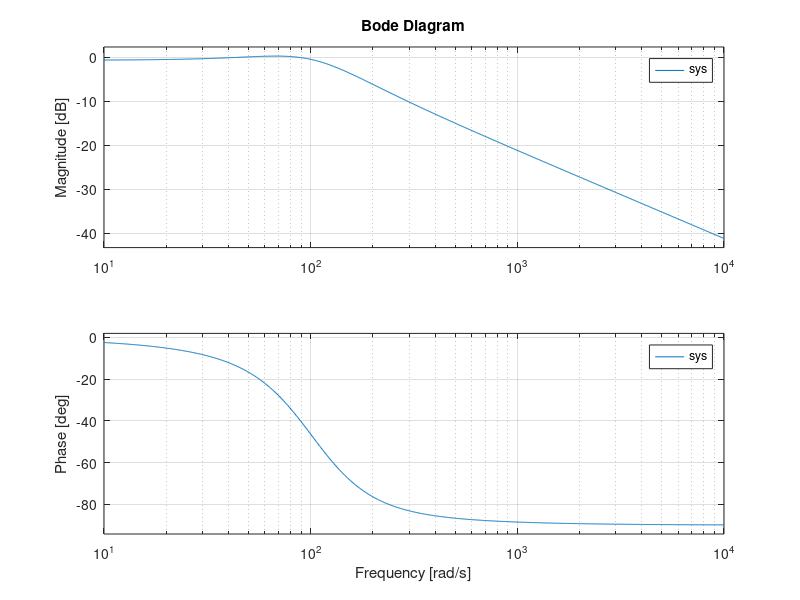

The MATLAB script that drew this image: (Note: this script raises an error after producing the figure.)
close all
clear
clc

%% some function
% syms s1
% fplot(@(x) sin(x))
% hold on
% theta = deg2rad(60)
% fplot(@(x) sin(x-theta))
% 
% atan2(1,0)

% fplot(@(x) 20*log10(x))
% f1 = @(x) 10*exp(-10*x);
% f2 = @(x) 1*exp(-10*x);
% fplot(@(x) 10*exp(-0*x))
% fplot(@(x) 10*exp(-1*x),[0 5])
% hold on
% fplot(@(x) 5*exp(-1*x),[0 5])
% hold on
% fplot(@(x) 1*exp(-1*x),[0 5])
% expand((s1+1.367)^2)

%% transfer function
s = tf('s');
% w = {0.1,100};
% syms k

% L1 = 3/(s*(0.1*s+1));
% L2 = L1*(355/(s^2+1.1*s+355));
% C = 1*s^0;
% T1 = L1/(1+L1);
% T2 = L2/(1+L2);
% G0 = 246.7/(s^2+15.71*s+246.7);
% TD = 157.9/(s^2+25.13*s+157.9);
% Gf = (s^2+15.34*s+201.6)/(s^2+25.56*s+201.6);
% GT = TD*G0;
% G0f = Gf*G0;
% P1 = 987/(s^2+75.4*s+987);
% P2 = (1421/(s^2+67.86*s+1421))*((0.01*s+1)/(0.03*s+1))*(1/(0.035*s+1));
% [A,B,C,D] = tf2ss(246.7,[1,15.71,246.7]);
% G1 = 1/(0.1*s+1);
% % [A,B,C,D] = tf2ss(1,[0.1,1]);

% f = 30;
% ksi = 0.1;
% wd = 2*pi*f;
% wn = wd/((1-ksi^2)^0.5);
% G4 = wn^2/(s^2+2*ksi*wn*s+wn^2)

% A = [0,1;-246.7,-15.71];
% B = [0;246.7];
% C = [1,0];
% D = 0;
% sys1 = ss(A,B,C,D)
% [b,a] = ss2tf(A,B,C,D)
% 
% % A = [0,1;-10,-15];
% % B = [0;10];
% % C = [1,0];
% % D = 0;
% % sys2 = ss(A,B,C,D)
% % [b,a] = ss2tf(A,B,C,D)
% 
% A = [0,1;-987,-75.4];
% B = [0;987];
% C = [1,0];
% D = 0;
% sys3 = ss(A,B,C,D)
% [b,a] = ss2tf(A,B,C,D)
% 
% A = [0,1;-35890,-37.89];
% B = [0;35890];
% C = [1,0];
% D = 0;
% sys4 = ss(A,B,C,D)
% [b,a] = ss2tf(A,B,C,D)

% sys1 = 1/s;
sys = (86.9*s+9691)/(s^2+136.7*s+10420)
bode(sys)
hinfnorm(sys)

% cascade lead compensator
% G0 = 10/(s*(s+1));
% Gc = (1+0.456*s)/(1+0.114*s);
% Gc0 = Gc*G0

%% state space
% first order close loop system 
% error system
C = [1];
D = 0;
% 
% k = 10;
% A = [-k];
% B = [1];
% sys1 = ss(A,B,C,D);
% 
% k = 10;
% A = [-k];
% B = [k];
% sys2 = ss(A,B,C,D);
% bode(sys2)
% 
% k = 10;
% A = [-k];
% B = [-k];
% sys3 = ss(A,B,C,D);
% step(sys3)
% 
% k = 15;
% A = [-k];
% B = [k];
% sys4 = ss(A,B,C,D);

% bandwidth(sys1)
% margin(sys1)
% linearSystemAnalyzer(sys1)

% second order open loop system
% k = 2;
% A = [0 1;-k^2 -2*k];
% B = [0;0];
% C = [0 1];
% D = 0;
% sys2 = ss(A,B,C,D);
% 
% A = [0 1;0 0];
% B = [0;1];
% C = [1 0];
% D = 0;
% sys3 = ss(A,B,C,D);

% non-minimun system
% A = [1 1 0;0 0 1;0 0 0];
% B = [0;0;1];
% C = [0 1 0];
% D = 0;
% sys3 = ss(A,B,C,D);
% [b,a] = ss2tf(A,B,C,D)

% butterworth
% fc = 100;
% fs = 10000;
% 
% [b,a] = butter(3,fc/(fs/2))

% lqr
% A = 0;
% B = 1;
% C = 1;
% D = 0;
% Q = 1;
% R = 1;
% sys = ss(A,B,C,D);
% [K,S,P] = lqr(sys,Q,R)
